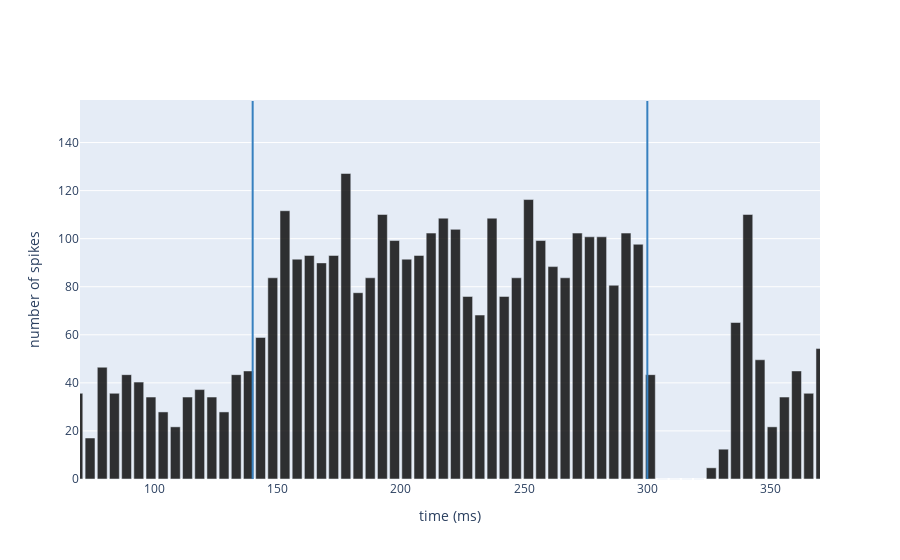

Write notebook code for a chart like this one.
### Markdown cell above
<div align=justify>Plot the histogram of spikes. 
For all cell type you can observe an increased firing rate during the Conditioned Stimulus, whose amount depends on the balance between excitatory and inhibitory input received by that neural population. For neurons receiving also the Unconditioned Stimulus through Inferior Olive connections, you can observe pause and/or bursting responses, resulting from E-GLIF dynamics and network topology. For Molecular Layer Interneurons, the spillover-mediated connections from Inferior Olive cause a delayed increase of firing rate following the US.</div>

### Code cell
metrics(times, TOT_DURATION, neuron_models, CELL_TO_PLOT)

### Figure 1 — Plotly figure (JSON) as saved in the notebook; plotly's stock layout.template omitted (floating-point values rounded to 4 significant figures)
{"data": [{"marker": {"color": "rgba(0, 0, 0, .8)"}, "type": "bar", "width": 4, "x": [0, 4.938, 9.877, 14.81, 19.75, 24.69, 29.63, 34.57, 39.51, 44.44, 49.38, 54.32, 59.26, 64.2, 69.14, 74.07, 79.01, 83.95, 88.89, 93.83, 98.77, 103.7, 108.6, 113.6, 118.5, 123.5, 128.4, 133.3, 138.3, 143.2, 148.1, 153.1, 158.0, 163.0, 167.9, 172.8, 177.8, 182.7, 187.7, 192.6, 197.5, 202.5, 207.4, 212.3, 217.3, 222.2, 227.2, 232.1, 237.0, 242.0, 246.9, 251.9, 256.8, 261.7, 266.7, 271.6, 276.5, 281.5, 286.4, 291.4, 296.3, 301.2, 306.2, 311.1, 316.0, 321.0, 325.9, 330.9, 335.8, 340.7, 345.7, 350.6, 355.6, 360.5, 365.4, 370.4, 375.3, 380.2, 385.2, 390.1, 395.1], "y": [147.3, 55.81, 1.55, 6.202, 9.302, 0, 4.651, 3.101, 18.6, 15.5, 69.77, 83.72, 41.86, 20.16, 35.66, 17.05, 46.51, 35.66, 43.41, 40.31, 34.11, 27.91, 21.71, 34.11, 37.21, 34.11, 27.91, 43.41, 44.96, 58.91, 83.72, 111.6, 91.47, 93.02, 89.92, 93.02, 127.1, 77.52, 83.72, 110.1, 99.22, 91.47, 93.02, 102.3, 108.5, 103.9, 75.97, 68.22, 108.5, 75.97, 83.72, 116.3, 99.22, 88.37, 83.72, 102.3, 100.8, 100.8, 80.62, 102.3, 97.67, 43.41, 0, 0, 0, 0, 4.651, 12.4, 65.12, 110.1, 49.61, 21.71, 34.11, 44.96, 35.66, 54.26, 32.56, 38.76, 9.302, 1.55, 0]}], "layout": {"scene": {"aspectmode": "data"}, "shapes": [{"line": {"color": "rgb(55, 128, 191)", "width": 2}, "type": "line", "x0": 140, "x1": 140, "y0": 0, "y1": 157.3}, {"line": {"color": "rgb(55, 128, 191)", "width": 2}, "type": "line", "x0": 300, "x1": 300, "y0": 0, "y1": 157.3}], "xaxis": {"range": [70, 370], "title": {"text": "time (ms)"}}, "yaxis": {"title": {"text": "number of spikes"}}}}
